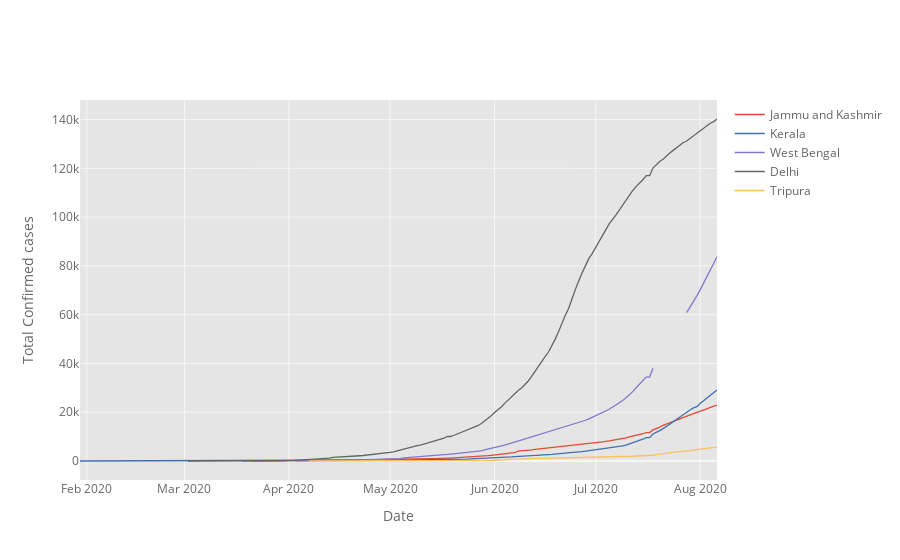

The code cell stored with this chart in its notebook:
### Markdown cell above
# 1 Lineplot

### Code cell
df_pivot.index = df_pivot.index.astype(str)  
df_pivot.iplot(kind='line', xTitle='Date', yTitle='Total Confirmed cases')

### Figure 1 — Plotly figure (JSON) as saved in the notebook; plotly's stock layout.template omitted (floating-point values rounded to 4 significant figures; data arrays with more than 128 entries replaced by an {"elided": "..."} marker saying what was removed)
{"data": [{"line": {"color": "rgba(226, 74, 51, 1.0)", "dash": "solid", "shape": "linear", "width": 1.3}, "mode": "lines", "name": "Jammu and Kashmir", "text": "", "type": "scatter", "x": {"elided": "186 str values"}, "y": {"elided": "186 mixed values"}}, {"line": {"color": "rgba(62, 111, 176, 1.0)", "dash": "solid", "shape": "linear", "width": 1.3}, "mode": "lines", "name": "Kerala", "text": "", "type": "scatter", "x": {"elided": "186 str values"}, "y": {"elided": "186 int values"}}, {"line": {"color": "rgba(132, 118, 202, 1.0)", "dash": "solid", "shape": "linear", "width": 1.3}, "mode": "lines", "name": "West Bengal", "text": "", "type": "scatter", "x": {"elided": "186 str values"}, "y": {"elided": "186 mixed values"}}, {"line": {"color": "rgba(101, 101, 101, 1.0)", "dash": "solid", "shape": "linear", "width": 1.3}, "mode": "lines", "name": "Delhi", "text": "", "type": "scatter", "x": {"elided": "186 str values"}, "y": {"elided": "186 mixed values"}}, {"line": {"color": "rgba(251, 193, 94, 1.0)", "dash": "solid", "shape": "linear", "width": 1.3}, "mode": "lines", "name": "Tripura", "text": "", "type": "scatter", "x": {"elided": "186 str values"}, "y": {"elided": "186 mixed values"}}], "layout": {"autosize": true, "legend": {"bgcolor": "#FFFFFF", "font": {"color": "#666666"}}, "paper_bgcolor": "#FFFFFF", "plot_bgcolor": "#E5E5E5", "title": {"font": {"color": "#151516"}}, "xaxis": {"autorange": true, "gridcolor": "#F6F6F6", "range": ["2020-01-30", "2020-08-06"], "showgrid": true, "tickfont": {"color": "#666666"}, "title": {"font": {"color": "#666666"}, "text": "Date"}, "type": "date", "zerolinecolor": "#F6F6F6"}, "yaxis": {"autorange": true, "gridcolor": "#F6F6F6", "range": [-7790.0, 148000.0], "showgrid": true, "tickfont": {"color": "#666666"}, "title": {"font": {"color": "#666666"}, "text": "Total Confirmed cases"}, "type": "linear", "zerolinecolor": "#F6F6F6"}}}
